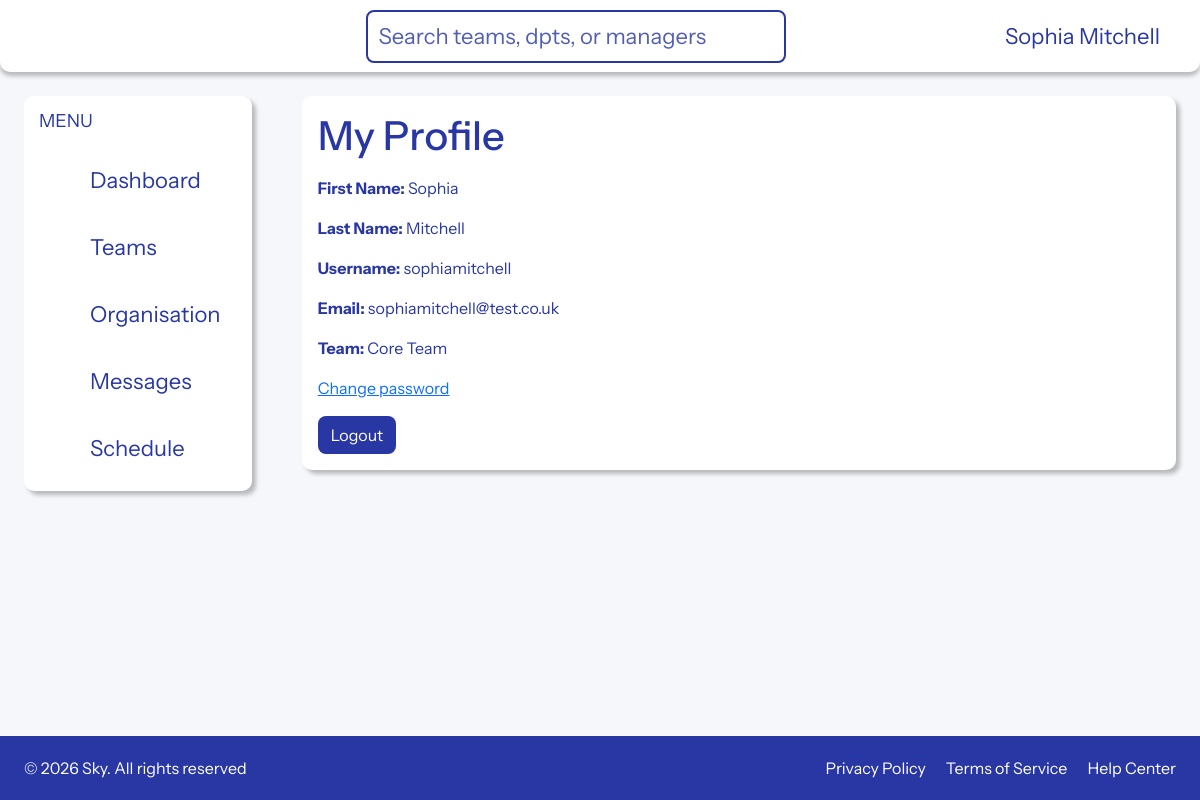
The page /profile/2/ (signed in) on the database its author committed.
### apps/teams/models.py (models this page shows, shortened)
class User(AbstractUser):
    team = models.ForeignKey(
        Team,
        on_delete=models.CASCADE,
        db_column="team_id",
        related_name="users",
        null=True,
        blank=True,
    )
    class Meta:
        db_table = "user"

class Team(models.Model):
    team_id = models.AutoField(primary_key=True)
    team_name = models.TextField(blank=True, null=True)
    team_leader = models.ForeignKey(
        "User",
        on_delete=models.SET_NULL,
        null=True,
        blank=True,
        db_column="team_leader",
        related_name="led_teams",
    )
    department = models.ForeignKey(
        Department,
        on_delete=models.CASCADE,
        db_column="department_id",
        related_name="teams",
    )
    slack_channels = models.TextField(blank=True, null=True)
    daily_standup_time = models.TextField(blank=True, null=True)
    team_wiki = models.TextField(blank=True, null=True)
    development_focus_areas = models.TextField(blank=True, null=True)
    key_skills_technologies = models.TextField(blank=True, null=True)
    downstream_dependency = models.ForeignKey(
        "self",
        on_delete=models.SET_NULL,
        null=True,
        blank=True,
        related_name="upstream_teams",
    )
    class Meta:
        db_table = "team"
    def __str__(self):
        return self.team_name or f"Team {self.team_id}"

### apps/users/views.py (the view)
# urls.py: path("profile/<int:user_id>/", user_profile_view, name="user-profile"),
@login_required
def user_profile_view(request, user_id):
    profile_user = get_object_or_404(User, pk=user_id)
    return render(request, "users/profile.html", {
        "profile_user": profile_user
    })

### apps/users/templates/users/profile.html (shortened to what this page needs)
{% extends "base.html" %}
{% load static %}
{% block content %}
    <div class="profile-page">
        <div class="card rounded-component-design border-0 p-3">
            <div class="profile-header">
                <h1 class="text-primary-color mb-3">My Profile</h1>
            </div>
            <p class="text-primary-color"><strong>First Name: </strong>{{ request.user.first_name }}</p>
            <p class="text-primary-color"><strong>Last Name: </strong>{{ request.user.last_name }}</p>
            <p class="text-primary-color"><strong>Username: </strong>{{ request.user.username }}</p>
            <p class="text-primary-color"><strong>Email: </strong>{{ request.user.email }}</p>
            <p class="text-primary-color"><strong>Team: </strong>{{ request.user.team }}</p>
            <p class="text-primary-color"><a href="{% url 'password_change' %}">Change password</a></p>
            <div>
                <form method="post" action="{% url 'logout' %}">
                    <button class="btn btn-primary" type="submit">Logout</button>
                </form>
            </div>
        </div>
    </div>
{% endblock %}

### templates/header.html (shortened to what this page needs)
<header class="site-header">
    <div class="top-bar">
        <div class="header-inner">
            <div class="header-row">
                <div class="logo-section">
                    {% load svg %}
                </div>
                {% if user.is_authenticated %}
                    <div class="search-bar">
                        <form action="{% url 'team-list' %}" method="get" class="search-bar-form">
                            <input id="search" name="q" type="text" placeholder="Search teams, dpts, or managers" class="search-input">
                                {% load svg %}
                        </form>
                    </div>
                    <div class="profile-section d-flex align-items-center">
                                {% load svg %}
                        <div class="user-section pe-3">
                            {% if user.first_name and user.last_name %}
                                <span class="user-label">{{ user.first_name }} {{ user.last_name }}</span>
                            {% else %}
                                <span class="user-label">{{ user.username }}</span>
                            {% endif %}
                        </div>
                                {% load svg %}
                    </div>
                {% endif %}
            </div>
        </div>
    </div>
</header>

### apps/pages/static/pages/css/main.css (style rules this page uses)
html, body { height: 100%; margin: 0; padding: 0; }
.rounded-component-design { background: #FFFFFF; box-shadow: 4px 4px 4px rgba(0, 0, 0, 0.25); border-radius: 10px; }
.text-primary-color { color: #2837A3 !important; }
body.site-body { font-family: "Instrument Sans", Arial, sans-serif; background: #f5f7fb; color: #111827; }
.btn { border-radius: 8px !important; }
.btn.btn-primary { background-color: #2837A3; transition: all 0.3s ease; border: 1px solid transparent; }
.site-header { width: 100%; background: #ffffff; box-shadow: 0px 4px 4px rgba(0, 0, 0, 0.25); border-radius: 0px 0px 10px 10px; }
.header-inner { width: 100%; max-width: 1920px; margin: 0 auto; padding: 0 24px; }
.header-row { min-height: 72px; display: flex; align-items: center; justify-content: space-between; gap: 24px; }
header.site-header .header-inner .header-row .profile-section .user-section .user-label { color: #2837A3; font-size: 22px; font-weight: 400; }
.logo-section { min-width: 140px; min-height: 40px; display: flex; align-items: center; }
.user-label { font-size: 0.95rem; font-weight: 600; color: #374151; }
.search-bar { display: flex; align-items: center; border: 2px solid #2837a3; border-radius: 8px; padding: 0 10px; max-width: 420px; min-width: 420px; background-color: #fff; }
.search-bar-form { display: flex; width: 100%; align-items: center; }
.search-input { border: none; outline: none; flex-grow: 1; font-size: 22px; color: #2837a3; padding: 8px 0; }
.search-input::placeholder { color: #2837a3; opacity: 0.8; }

### rows shown on the page
User: first_name "Sophia", last_name "Mitchell", user.first_name "Sophia", user.last_name "Mitchell", user.username "sophiamitchell", user.email "sophiamitchell@test.co.uk", user.team "Core Team"
